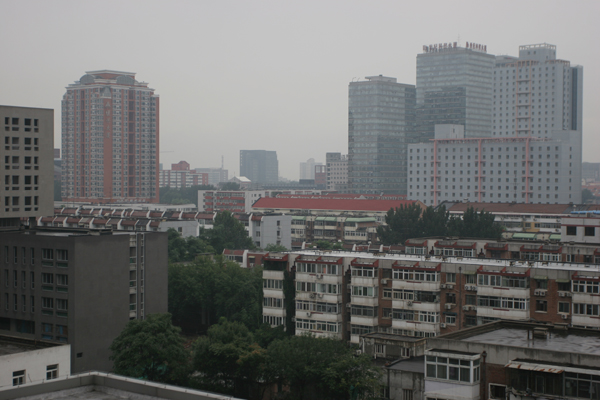
%> input picture InputImages/buildings_input.png, 600 x 400 px
$ octave --eval "result = ModifiedCEEF(imread('InputImages/buildings_input.png'));"   (GNU Octave 9; MATLAB toolbox functions it lacks are replaced by stand-ins)
%> lines starting %> are read from the running program, lines starting %| are printed output that depends on the picture
### scale_fine.m
% ========================================================================
% Fast Multi-Scale Structural Patch Decomposition for Multi-Exposure Image Fusion, TIP,2020
% algorithm Version 1.0
% Copyright(c) 2020, Hui Li, Kede Ma, Yongwei Yong and Lei Zhang
% All Rights Reserved.
% ----------------------------------------------------------------------
% Permission to use, copy, or modify this software and its documentation
% for educational and research purposes only and without fee is hereby
% granted, provided that this copyright notice and the original authors'
% names appear on all copies and supporting documentation. This program
% shall not be used, rewritten, or adapted as the basis of a commercial
% software or hardware product without first obtaining permission of the
% authors. The authors make no representations about the suitability of
% this software for any purpose. It is provided "as is" without express
% or implied warranty.
%----------------------------------------------------------------------
% Please refer to the following paper:
% H. Li et al., "Fast Multi-Scale Structural Patch Decomposition for Multi-Exposure Image Fusion, 2020" In press
% IEEE Transactions on Image Processing
% Please kindly report any suggestions or corrections to xiaohui102788@126.com
%----------------------------------------------------------------------

function [fI3, i_meant,aa,N1] = scale_fine(imgSeqColor,r)

[h,w,c,n]=size(imgSeqColor);
N = boxfilter(ones(h, w), r);

tem=ones(h, w);
tem(:,2:2:w)=0;
tem(2:2:h,:)=0;
N1= boxfilter(tem, r);


p=4;

[WD, Cmax,i_mean2]= weight_cal_detail(imgSeqColor,p,r);
WD=WD.*repmat(Cmax,[1 1 n]);


% WD= weight_cal(imgSeqColor,[0 0 0 0 1 0 0]);


% WB= weight_cal(imgSeqColor,[0 0 0 0 0 1 0]);
% WD=WB;

F_temp2_detail=zeros(h,w,c,n);
% F_temp2_base=zeros(h,w,c,n);


%% approximate aggregation through averaging(mean filter) the weight map
i_meant=zeros(ceil(h/2),ceil(w/2),2);

% tic
for i = 1:n


    aa=i_mean2(:,:,i).*tem;
    i_meant(:,:,i)=aa(1:2:h,1:2:w);
    W_D1=boxfilter(i_mean2(:,:,i).*WD(:,:,i), r)./ N;
    W_D2=boxfilter(WD(:,:,i), r)./ N;

    F_temp2_detail(:,:,:,i)=repmat(W_D2,[1 1 3]).*imgSeqColor(:,:,:,i)-repmat(W_D1,[1 1 3]);


end


fI3=sum(F_temp2_detail,4);
% toc

%figure,imshow(mat2gray(fI3))


end

### boxfilter.m
function imDst = boxfilter(imSrc, r)

%   BOXFILTER   O(1) time box filtering using cumulative sum
%
%   - Definition imDst(x, y)=sum(sum(imSrc(x-r:x+r,y-r:y+r)));
%   - Running time independent of r;
%   - Equivalent to the function: colfilt(imSrc, [2*r+1, 2*r+1], 'sliding', @sum);
%   - But much faster.

[hei, wid] = size(imSrc);
imDst = zeros(size(imSrc));

%cumulative sum over Y axis
imCum = cumsum(imSrc, 1);
%difference over Y axis
imDst(1:r+1, :) = imCum(1+r:2*r+1, :);
imDst(r+2:hei-r, :) = imCum(2*r+2:hei, :) - imCum(1:hei-2*r-1, :);
imDst(hei-r+1:hei, :) = repmat(imCum(hei, :), [r, 1]) - imCum(hei-2*r:hei-r-1, :);

%cumulative sum over X axis
imCum = cumsum(imDst, 2);
%difference over Y axis
imDst(:, 1:r+1) = imCum(:, 1+r:2*r+1);
imDst(:, r+2:wid-r) = imCum(:, 2*r+2:wid) - imCum(:, 1:wid-2*r-1);
imDst(:, wid-r+1:wid) = repmat(imCum(:, wid), [1, r]) - imCum(:, wid-2*r:wid-r-1);
end

### weight_cal_detail.m
% ========================================================================
% Fast Multi-Scale Structural Patch Decomposition for Multi-Exposure Image Fusion, TIP,2020
% algorithm Version 1.0
% Copyright(c) 2020, Hui Li, Kede Ma, Yongwei Yong and Lei Zhang
% All Rights Reserved.
% ----------------------------------------------------------------------
% Permission to use, copy, or modify this software and its documentation
% for educational and research purposes only and without fee is hereby
% granted, provided that this copyright notice and the original authors'
% names appear on all copies and supporting documentation. This program
% shall not be used, rewritten, or adapted as the basis of a commercial
% software or hardware product without first obtaining permission of the
% authors. The authors make no representations about the suitability of
% this software for any purpose. It is provided "as is" without express
% or implied warranty.
%----------------------------------------------------------------------
% Please refer to the following paper:
% H. Li et al., "Fast Multi-Scale Structural Patch Decomposition for Multi-Exposure Image Fusion, 2020" In press
% IEEE Transactions on Image Processing
% Please kindly report any suggestions or corrections to xiaohui102788@126.com
%----------------------------------------------------------------------
function [sMap,Cmax,i_mean2] = weight_cal_detail(I,p,r)
R=2*r+1;

[h,w,~,~]=size(I);
N1 = boxfilter(ones(h, w), r);

% countWindowt = ones(R, R);
% countWindow=countWindowt./sum(countWindowt(:));
if size(I,4)==1
N = size(I,3);
else
    N = size(I,4);
end

C = zeros(size(I,1),size(I,2),N);
i_mean2=zeros(size(I,1),size(I,2),N);
for i = 1:N

    if size(I,4)==1
    img = I(:,:,i);
        i_mean2(:,:,i)=boxfilter(img, r)./ N1;
     i_var2= boxfilter(img.*img, r) ./ N1- i_mean2(:,:,i).* i_mean2(:,:,i);

    i_var2=sqrt(max(i_var2,0));

    C(:,:,i) = i_var2 * sqrt( R^2  )+ 1e-12; % signal strengh
    else
       img = I(:,:,:,i);


       i_mean2(:,:,i)=boxfilter(img(:,:,1), r)./ N1+boxfilter(img(:,:,2), r)./ N1+boxfilter(img(:,:,3), r)./ N1;
        i_mean2(:,:,i)= i_mean2(:,:,i)./3;


%      i_var22= (boxfilter(img(:,:,1).*img(:,:,1), r)+ boxfilter(img(:,:,2).*img(:,:,2), r)+...
%          boxfilter(img(:,:,3).*img(:,:,3), r))./ N1- i_mean2(:,:,i).* i_mean2(:,:,i);
   i_var2= boxfilter(img(:,:,1).*img(:,:,1), r)./ N1+ boxfilter(img(:,:,2).*img(:,:,2), r)./ N1+...
         boxfilter(img(:,:,3).*img(:,:,3), r)./ N1- i_mean2(:,:,i).* i_mean2(:,:,i)*3;

    i_var2 = i_var2./3;


% %      b =  i_mean2(:,:,i) - a .*  i_mean2(:,:,i);
%       i_mean(:,:,i)= i_mean2(:,:,i).*(1-edg(:,:,i))+edg(:,:,i).*img;

%       i_mean(:,:,i)=guidedfilter(img, img, r, 0.01);

    i_var2=sqrt(max(i_var2,0));
%        sigma = sqrt( max( sigmaSq, 0 ) );
%     ed = sigma * sqrt( wSize^2 * s3 ) +1e-12 ; % signal strengh

    C(:,:,i) = i_var2 * sqrt( 3*R^2  )+ 1e-12; % signal strengh

%  img = mean(I(:,:,i),3);
    end

%     i_mean2=filter2(countWindow,img,'same');
%     i_var2=filter2(countWindow,img.*img,'same')-i_mean2.*i_mean2;


end
Cmax=max(C,[],3);
% Cmax=repmat(Cmax,[1 1 3]);


sMap1 = C.^p; % signal structure weighting map
sMap2 = C.^(p-1);
sMap = sMap1 + 1e-12;
normalizer = sum(sMap,3);
sMap = sMap2 ./ repmat(normalizer,[1, 1, N]) ;

### scale_interm.m
% ========================================================================
% Fast Multi-Scale Structural Patch Decomposition for Multi-Exposure Image Fusion, TIP,2020
% algorithm Version 1.0
% Copyright(c) 2020, Hui Li, Kede Ma, Yongwei Yong and Lei Zhang
% All Rights Reserved.
% ----------------------------------------------------------------------
% Permission to use, copy, or modify this software and its documentation
% for educational and research purposes only and without fee is hereby
% granted, provided that this copyright notice and the original authors'
% names appear on all copies and supporting documentation. This program
% shall not be used, rewritten, or adapted as the basis of a commercial
% software or hardware product without first obtaining permission of the
% authors. The authors make no representations about the suitability of
% this software for any purpose. It is provided "as is" without express
% or implied warranty.
%----------------------------------------------------------------------
% Please refer to the following paper:
% H. Li et al., "Fast Multi-Scale Structural Patch Decomposition for Multi-Exposure Image Fusion, 2020" In press
% IEEE Transactions on Image Processing
% Please kindly report any suggestions or corrections to xiaohui102788@126.com
%----------------------------------------------------------------------

function [fI3, i_meant,aa,N1] = scale_interm(imgSeqColor,r)

[h,w,n]=size(imgSeqColor);
N = boxfilter(ones(h, w), r);


tem=ones(h, w);
tem(:,2:2:w)=0;
tem(2:2:h,:)=0;
N1= boxfilter(tem, r);


p=4;


[WD, Cmax,i_mean2]= weight_cal_detail(imgSeqColor,p,r);
WD=WD.*repmat(Cmax,[1 1 n]);

% WD= weight_cal_gray(imgSeqColor,[0 0 0 1 1 0 0]);

% WB= weight_cal_gray(imgSeqColor,[0 0 0 0 0 1 0]);
% WD=WB;

F_temp2_detail=zeros(h,w,n);
% F_temp2_base=zeros(h,w,n);


%% approximate aggregation through averaging(mean filter) the weight map

i_meant=zeros(ceil(h/2),ceil(w/2),2);
% tic
for i = 1:n


    aa=i_mean2(:,:,i).*tem;
    i_meant(:,:,i)=aa(1:2:h,1:2:w);
    %      i_meant2(:,:,i)=i_meant(:,:,i).*(1-edg(:,:,i));

    %     W_D1=boxfilter(aa.*WD(:,:,i), r)./ N;
    %     W_D2=boxfilter(tem.*WD(:,:,i), r)./ N;

    W_D1=boxfilter(i_mean2(:,:,i).*WD(:,:,i), r)./ N;
    W_D2=boxfilter(WD(:,:,i), r)./ N;

    F_temp2_detail(:,:,i)=W_D2.*(imgSeqColor(:,:,i))-W_D1;

end


fI3=sum(F_temp2_detail,3);
% toc

%figure,imshow(mat2gray(fI3))


end

### scale_coarse.m
% ========================================================================
% Fast Multi-Scale Structural Patch Decomposition for Multi-Exposure Image Fusion, TIP,2020
% algorithm Version 1.0
% Copyright(c) 2020, Hui Li, Kede Ma, Yongwei Yong and Lei Zhang
% All Rights Reserved.
% ----------------------------------------------------------------------
% Permission to use, copy, or modify this software and its documentation
% for educational and research purposes only and without fee is hereby
% granted, provided that this copyright notice and the original authors'
% names appear on all copies and supporting documentation. This program
% shall not be used, rewritten, or adapted as the basis of a commercial
% software or hardware product without first obtaining permission of the
% authors. The authors make no representations about the suitability of
% this software for any purpose. It is provided "as is" without express
% or implied warranty.
%----------------------------------------------------------------------
% Please refer to the following paper:
% H. Li et al., "Fast Multi-Scale Structural Patch Decomposition for Multi-Exposure Image Fusion, 2020" In press
% IEEE Transactions on Image Processing
% Please kindly report any suggestions or corrections to xiaohui102788@126.com
%----------------------------------------------------------------------

function [fI3, i_meant,aa,N1] = scale_coarse(imgSeqColor,r)

[h,w,n]=size(imgSeqColor);
N = boxfilter(ones(h, w), r);

tem=ones(h, w);
tem(:,2:2:w)=0;
tem(2:2:h,:)=0;
N1= boxfilter(tem, r);

% N1=N;

p=6;

[WD, Cmax,i_mean2]= weight_cal_detail(imgSeqColor,p,r);

WD=WD.*repmat(Cmax,[1 1 n]);


% [6 lines of commented-out code are left out]
brightness='our';
% brightness='gamma';


WB= weight_cal_base(imgSeqColor,[0 0 0 0 1 1 0],brightness);

% WB_mask= weight_cal_gray(imgSeqColor,[0 0 0 0 0 0 1],brightness);
% WB=WB;


F_temp2_detail=zeros(h,w,n);
F_temp2_base=zeros(h,w,n);
F_temp2=zeros(h,w,n);


%% approximate aggregation through averaging(mean filter) the weight map
i_meant=zeros(ceil(h/2),ceil(w/2),2);

% tic
for i = 1:n


    aa=i_mean2(:,:,i).*tem;
    i_meant(:,:,i)=aa(1:2:h,1:2:w);

    %     W_D1=boxfilter(aa.*WD(:,:,i), r)./ N1;
    %     W_D2=boxfilter(WD(:,:,i).*tem, r)./ N1;
    %     W_B2=boxfilter(aa.*WB(:,:,i), r)./ N1;

    W_D1=boxfilter(i_mean2(:,:,i).*WD(:,:,i), r)./ N;
    W_D2=boxfilter(WD(:,:,i), r)./ N;
    W_B2=boxfilter(i_mean2(:,:,i).*WB(:,:,i), r)./ N;


    %     W_B2=boxfilter(imgSeqColor(:,:,i).*WB(:,:,i), r)./ N;


    F_temp2_detail(:,:,i)=W_D2.*(imgSeqColor(:,:,i))-W_D1;


    F_temp2_base(:,:,i)= W_B2;

    F_temp2(:,:,i)=F_temp2_detail(:,:,i)+F_temp2_base(:,:,i);

end


fI3=sum(F_temp2,3);
% toc

%figure, imshow(mat2gray(sum(F_temp2_detail,3)))
%figure, imshow(mat2gray(sum(F_temp2_base,3)))

end

### weight_cal_base.m
% ========================================================================
% Fast Multi-Scale Structural Patch Decomposition for Multi-Exposure Image Fusion, TIP,2020
% algorithm Version 1.0
% Copyright(c) 2020, Hui Li, Kede Ma, Yongwei Yong and Lei Zhang
% All Rights Reserved.
% ----------------------------------------------------------------------
% Permission to use, copy, or modify this software and its documentation
% for educational and research purposes only and without fee is hereby
% granted, provided that this copyright notice and the original authors'
% names appear on all copies and supporting documentation. This program
% shall not be used, rewritten, or adapted as the basis of a commercial
% software or hardware product without first obtaining permission of the
% authors. The authors make no representations about the suitability of
% this software for any purpose. It is provided "as is" without express
% or implied warranty.
%----------------------------------------------------------------------
% Please refer to the following paper:
% H. Li et al., "Fast Multi-Scale Structural Patch Decomposition for Multi-Exposure Image Fusion, 2020" In press
% IEEE Transactions on Image Processing
% Please kindly report any suggestions or corrections to xiaohui102788@126.com
%----------------------------------------------------------------------
function W= weight_cal_base(I,m,brightness)

r = size(I,1);
c = size(I,2);
N = size(I,3);


W = ones(r,c,N);

%compute the measures and combines them into a weight map
contrast_parm = m(1);
sat_parm = m(2);
wexp_parm = m(3);
fangcha_parm = m(4);
gradient_parm=m(5);
wexp2_parm=m(6);
mask_parm=m(7);


if (contrast_parm > 0)
    W = W.*contrast(I).^contrast_parm;
end
if (sat_parm > 0)
    W = W.*saturation(I).^sat_parm;
end
if (wexp_parm > 0)
    W = W.*well_exposedness(I).^wexp_parm;
end
if (fangcha_parm > 0)
    W = W.*fangcha(I).^fangcha_parm;
end
if (gradient_parm > 0)
    W = W.*gradient(I).^gradient_parm;
end

if (wexp2_parm > 0)
    W = W.*well_exposedness2(I,brightness).^wexp2_parm;
end
if (mask_parm > 0)
    W = W.*mask(I).^mask_parm;
end


%normalize weights: make sure that weights sum to one for each pixel
W = W + 1e-12; %avoids division by zero
W = W./repmat(sum(W,3),[1 1 N]);
%%%%%%%%%%%%%%%%%%%%%%%%%%%%%%%%%%%%%%%%%%%%%%%%%%%%%%%%%%%%%%%%%%%%%%%%%%%%%

% contrast measure
% [11 lines left out: function contrast, not called in this run]

% std measure

% [13 lines left out: function fangcha, not called in this run]

% gradient measure

function C = gradient(I)

N = size(I,3);
C = zeros(size(I,1),size(I,2),N);
for i = 1:N

%     img = rgb2gray(I(:,:,:,i));
   img=I(:,:,i);

    C(:,:,i) = imgradient(img);
end


% saturation measure
% [11 lines left out: function saturation, not called in this run]


% well-exposedness measure
% [10 lines left out: function well_exposedness, not called in this run]


function C = well_exposedness2(I,brightness)
% sig = .2;
N = size(I,3);
C = zeros(size(I,1),size(I,2),N);
for i = 1:N

%  img = rgb2gray(I(:,:,:,i));
     img=I(:,:,i);

%      img((img>=0.95)|(img<=0))=1;

 M=ones(size(I,1),size(I,2))*mean(img(:));
 C(:,:,i)=meanfun(img,M,brightness);
end


% [14 lines left out: function mask, not called in this run]

### meanfun.m


% ========================================================================
% Fast Multi-Scale Structural Patch Decomposition for Multi-Exposure Image Fusion, TIP,2020
% algorithm Version 1.0
% Copyright(c) 2020, Hui Li, Kede Ma, Yongwei Yong and Lei Zhang
% All Rights Reserved.
% ----------------------------------------------------------------------
% Permission to use, copy, or modify this software and its documentation
% for educational and research purposes only and without fee is hereby
% granted, provided that this copyright notice and the original authors'
% names appear on all copies and supporting documentation. This program
% shall not be used, rewritten, or adapted as the basis of a commercial
% software or hardware product without first obtaining permission of the
% authors. The authors make no representations about the suitability of
% this software for any purpose. It is provided "as is" without express
% or implied warranty.
%----------------------------------------------------------------------
% Please refer to the following paper:
% H. Li et al., "Fast Multi-Scale Structural Patch Decomposition for Multi-Exposure Image Fusion, 2020" In press
% IEEE Transactions on Image Processing
% Please kindly report any suggestions or corrections to xiaohui102788@126.com
%----------------------------------------------------------------------

function Y=meanfun(X,X_mean,index,width,xielv)


switch index

    case 'direct'
       Y=X;
Y(Y>=0.5)=1-Y(Y>=0.5);
    case 'truncated'
if 0==exist('width','var')
    width=0.8;%????????
end
if 0==exist('xielv','var')

    xielv=0.2; %????????
end
Mexp=1-(max(abs(X-0.5),0.0)-0.0)/(0.5-0.0);
Mexp=min(Mexp,width)/width;
m=0.5;
Y=(atan((Mexp-m).*(tan(pi*m-xielv*m)-tan(-pi*m+xielv*m)))+pi*m-xielv*m)./(pi-xielv);

    case 'gussian_lg'
        lSig=0.5;
       gSig=0.2;
      Y =  exp( -.5 * ( (X_mean - .5).^2 /gSig.^2 +  (X - .5).^2 /lSig.^2 ) );
     case 'gussian_l'
         lSig=0.2;
         Y=exp((-(X-0.5).^2)./(lSig.^2*2));
    case 'our'    %% arctan
     Y5=2/pi*atan(20*(X.*(X<=0.5)));
Y6=2/pi*atan(20*((1-X).*(X>0.5)));
Y7=Y5+Y6;
Y=Y7;

    case 'gamma'
gamma=5;
% lSig=0.5;
y1=X.^gamma*(0.25.^(1-gamma)).*(X<=0.25);
 y2=(0.5-(0.5-X).^gamma*(0.25.^(1-gamma))).*(X>0.25&X<0.5);
  y3=(0.5-(0.5-(1-X)).^gamma*(0.25.^(1-gamma))).*(X>=0.5&X<0.75);
  y4=(1-X).^gamma*(0.25.^(1-gamma)).*(X>=0.75&X<=1);

  y5=X_mean.^gamma*(0.25.^(1-gamma)).*(X_mean<=0.25);
 y6=(0.5-(0.5-X_mean).^gamma*(0.25.^(1-gamma))).*(X_mean>0.25&X_mean<0.5);
  y7=(0.5-(0.5-(1-X_mean)).^gamma*(0.25.^(1-gamma))).*(X_mean>=0.5&X_mean<0.75);
  y8=(1-X_mean).^gamma*(0.25.^(1-gamma)).*(X_mean>=0.75&X_mean<=1);
%   y5=exp((-(X_mean-0.5).^2)./(lSig.^2*2));
% y=y1+y2+y3+y4+y5+y6+y7+y8;
y=y1+y2+y3+y4;
Y=2*y;
% Y=Y7./repmat(max(Y7),size(Y7,1),1);
end

% Y=(atan((Mexp-m).*(tan(pi*m-xielv*m)-tan(-pi*m+xielv*m)))+pi*m-xielv*m)./(pi-xielv);
% Y=exp(-(X-0.5).^2)./(lSig.^2*2);
% Y =  exp( -.5 * ( (X_mean - .5).^2 /gSig.^2 +  (X - .5).^2 /lSig.^2 ) );


%% huatu
% [16 lines of commented-out code are left out]

### ModifiedCEEF.m
function result = ModifiedCEEF(img)

% Original CEEF code can be found in: https://github.com/xiaohuiben/CEEF-TMM-2021

img_haze = im2double(img);
[H, W, C] = size(img_haze);
I = zeros(H, W, C, 5);
range = linspace(1, 5, 5);
%% GC
% I(:, :, :, 5) = img_haze;
for i = 2:5
     I(:, :, :, i) = img_haze .^ range(i);
end
%% CP-AHE
imageIn = img;
%> imageIn is the input picture: size 400x600x3 uint8; mean R, G, B 108.6, 109.5, 108.4
sizeIn = size(imageIn);
width = sizeIn(2);
height = sizeIn(1);

imageInComb = zeros(height, width*3);
imageInComb(:, 1:3:end) = imageIn(:, :, 1);
imageInComb(:, 2:3:end) = imageIn(:, :, 2);
imageInComb(:, 3:3:end) = imageIn(:, :, 3);

imageOutComb = adapthisteq(uint8(imageInComb),'NumTiles',[8 8],'ClipLimit',0.02); % NumTiles= [2 2] and ClipLimit=0.0017 for synthetic images

imageOut = zeros(height, width, 3);
imageOut(:, :, 1) = imageOutComb(:, 1:3:end);
imageOut(:, :, 2) = imageOutComb(:, 2:3:end);
imageOut(:, :, 3) = imageOutComb(:, 3:3:end);
I(:, :, :, 1) = im2double(uint8(imageOut));

%%
%% FSPD-MEF
%% the finest scale
r1 = 5;
[ D1,i_mean1,aa1,N1] = scale_fine(I,r1);
%> in scale_fine, `tem(:,2:2:w)=0;`:
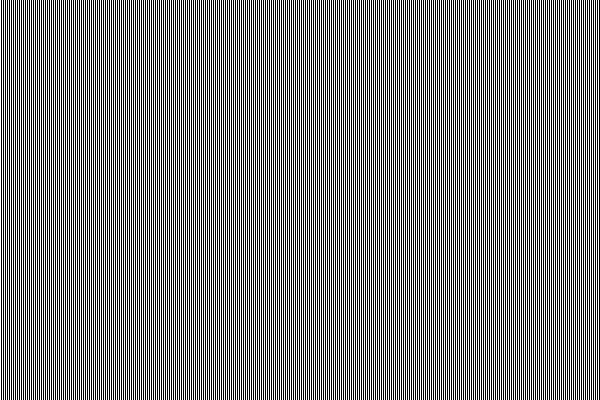
%> tem: size 400x600 double; values 0 (black) and 1 (white), 50% white in thin lines or dots
%> call 2 of boxfilter, with r = 5
%> in boxfilter (call 2), `imDst(:, wid-r+1:wid) = repmat(imCum(:, wid), [1, r]) - imCum(:, wid-2..`:
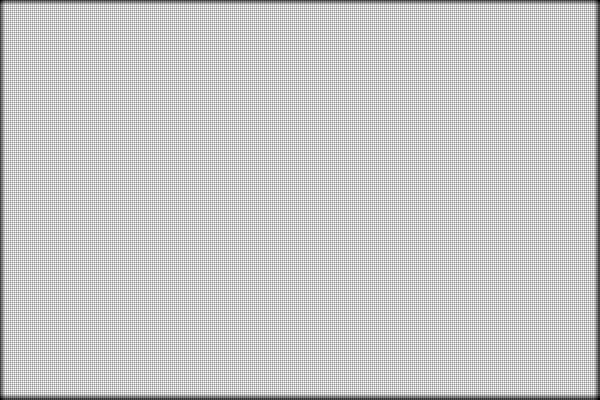
%> imDst: size 400x600 double; min 9, max 36, mean 29.9; drawn with min black and max white
%> after the loop in weight_cal_detail, `for i = 1:N`:
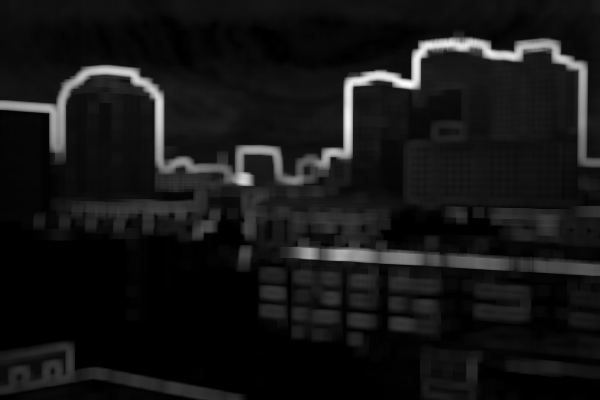
%> i_var2: size 400x600 double; min 1.9e-08, max 0.11, mean 0.00955; drawn with min black and max white
%> after the loop in weight_cal_detail, `for i = 1:N`:
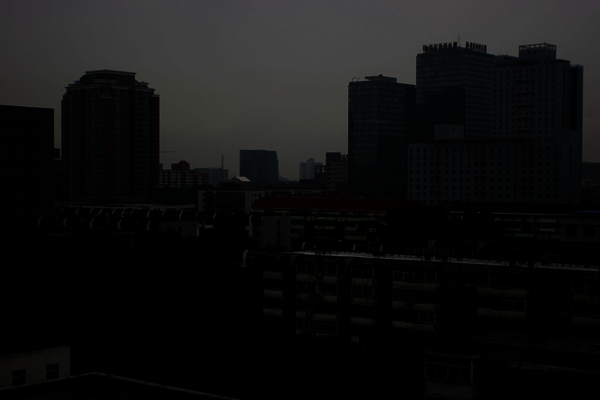
%> img: size 400x600x3 double; mean R, G, B 0.068, 0.0678, 0.0678

%% the intermediate  scale
[w,h,~,~]=size(I);
nlev = floor(log(min(w,h)) / log(2))-3;
D2 = cell(nlev,1);
aa2= cell(nlev,1);
N2= cell(nlev,1);

r2 = 4;
r2_reconstruct = zeros(1,nlev);
for ii=1:nlev
    r2_reconstruct(ii) = r2;
    [ D2{ii},i_mean2,aa2{ii},N2{ii}] = scale_interm(i_mean1,r2);
    i_mean1=i_mean2;
    r2 = max(r2-1,1);
end
%> this loop made 5 passes
%> pass 1, in scale_interm, `[WD, Cmax,i_mean2]= weight_cal_detail(imgSeqColor,p,r);`:
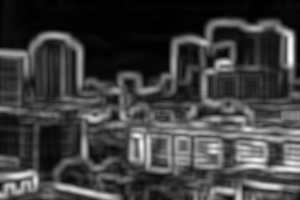
%> Cmax: size 200x300 double; min 0.00658, max 2.32, mean 0.58; drawn with min black and max white
%> after the loop, D2 = 5 items; N2 = 5 items; aa2 = 5 items; r2_reconstruct = [4 3 2 1 1]


%% the coarsest  scale
r3=max(r2-1,1);
%> r3 = 1
[fI3,i_mean3,aa3,N3] = scale_coarse(i_mean2,r3);

%% reconstruct
%% Intermediate layers
for ii = nlev:-1:1
    temp=aa2{ii};
    fI=zeros(size(temp));
    fI(1:2:size(temp,1),1:2:size(temp,2))=fI3;
    B2=boxfilter(fI, r2_reconstruct(ii))./ N2{ii}+D2{ii};

    fI3=B2;
end
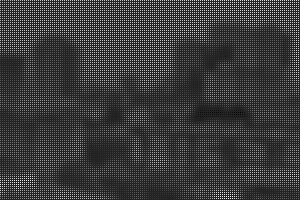
%> fI: size 200x300 double; min -0.126, max 0.783, mean 0.0869; drawn with min black and max white
%% finest layers
fI=zeros(size(aa1));
fI(1:2:size(aa1,1),1:2:size(aa1,2))=B2;
%> fI: size 400x600 double
B1=boxfilter(fI, r1)./ N1;
result = repmat(B1,[1 1 3])+D1;
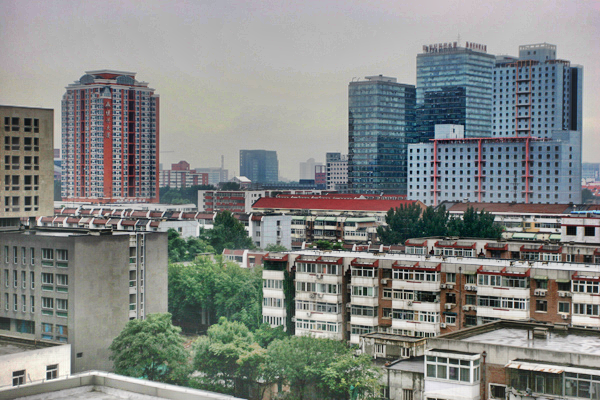
%> result: size 400x600x3 double; mean R, G, B 0.34, 0.357, 0.344; drawn with min black and max white
end
